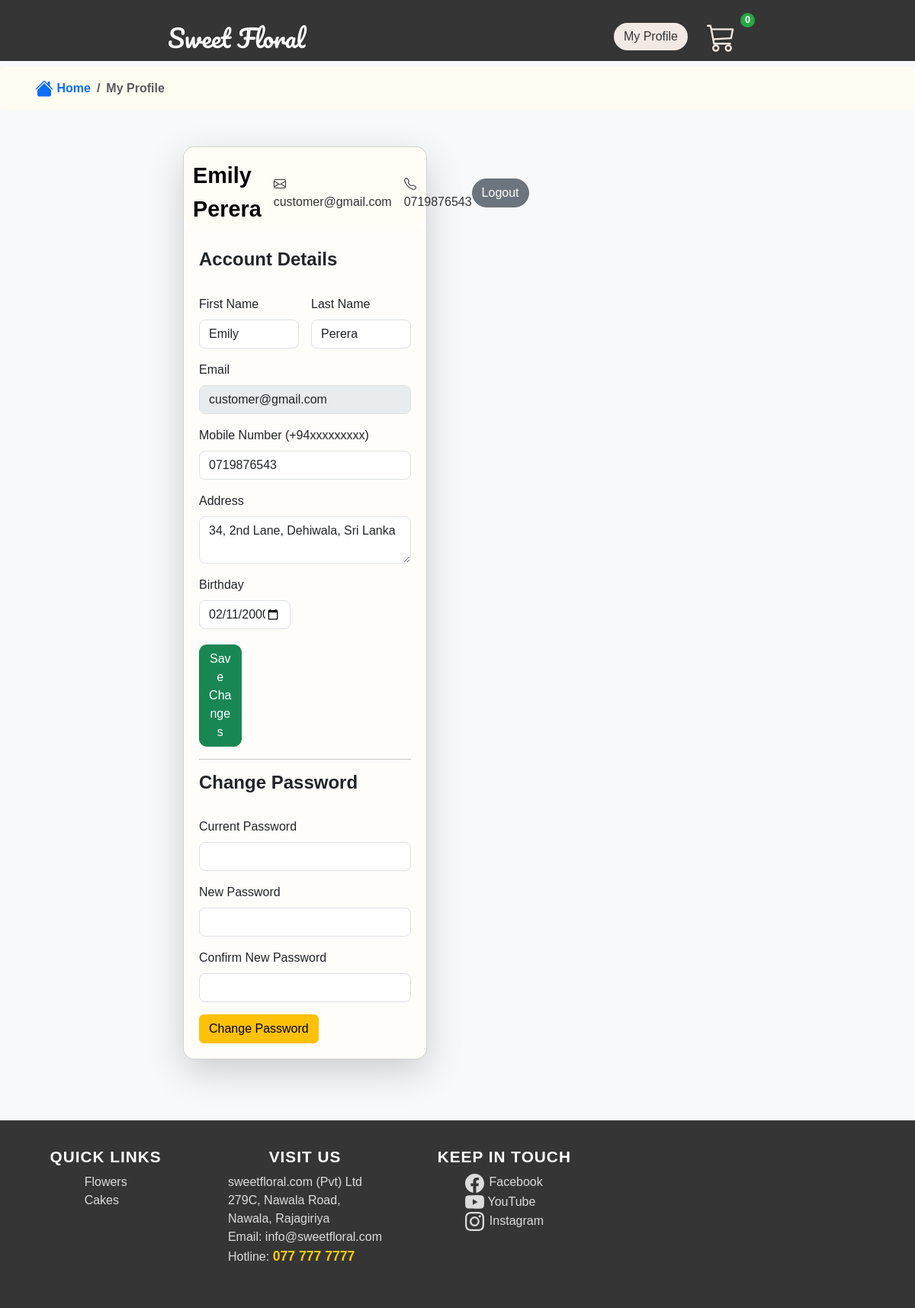
Screenshot of /myprofile.php (signed in) with the database file from the repository.
### tables this page shows
CREATE TABLE `customer` (
  `email` varchar(200) NOT NULL,
  `first_name` varchar(50) DEFAULT NULL,
  `last_name` varchar(50) DEFAULT NULL,
  `phone_no` varchar(12) DEFAULT NULL,
  `address` varchar(400) DEFAULT NULL,
  `birthday` date DEFAULT NULL
);

### myprofile.php (the view, shortened to what this page needs)
<?php
include 'conn.php';
$user_email = $_SESSION['user_email'];
$query = "SELECT * FROM customer WHERE email = ?";
$stmt = $conn->prepare($query);
$stmt->bind_param("s", $user_email);
$stmt->execute();
$result = $stmt->get_result();
if ($result->num_rows > 0) {
    $user = $result->fetch_assoc();
} else {
    die("User not found!");
}
?>
<!DOCTYPE html>
<html lang="en">
<head>
    <link rel="stylesheet" href="https://cdn.jsdelivr.net/npm/bootstrap@5.3.0/dist/css/bootstrap.min.css">
    <link rel="stylesheet" href="myprofile.css">
</head>
<body>
    <?php include 'navbar.php'; ?>
    <nav aria-label="breadcrumb" style="margin-top: 2.3vh;">
        <ol class="breadcrumb p-3 rounded" style="background-color: #fffcf2; font-weight: bold;">
            <li class="breadcrumb-item" style="padding: 0 0 0 2.5vw;">
                <a href="index.php" class="text-decoration-none text-primary">
                    Home
                </a>
            </li>
            <li class="breadcrumb-item active" aria-current="page">
                My Profile
            </li>
        </ol>
    </nav>
            <div class="container mt-5" style="padding:0 20vw; margin:30vh 0 10vh 0;">
                <div class="card shadow-lg">
                <div class="card-header d-flex justify-content-between align-items-center" style="padding: 2vh 1vw 0 1vw;">
            <div class="d-flex align-items-center">
                <div id="myname" class="me-3">
                    <?php echo htmlspecialchars($user['first_name']) . " " . htmlspecialchars($user['last_name']); ?>
                </div>
                <div id="myemail" class="me-3">
                    <?php echo htmlspecialchars($user['email']); ?>
                </div>
                <div id="myphone">
                    <?php echo htmlspecialchars($user['phone_no']); ?>
                </div>
            </div>
            <a href="logout.php" style="display: inline-block;">
                <button type="button" class="btn btn-secondary" style="border-radius: 20px;">Logout</button>
            </a>
        </div>
            <div class="card-body">
                <h4 class="mb-3">Account Details</h4>
                <form method="POST">
                    <div class="row g-3">
                        <div class="col-md-6">
                            <label for="firstName" class="form-label">First Name</label>
                            <input type="text" class="form-control" id="firstName" name="first_name" value="<?php echo htmlspecialchars($user['first_name']); ?>" required>
                        </div>
                        <div class="col-md-6">
                            <label for="lastName" class="form-label">Last Name</label>
                            <input type="text" class="form-control" id="lastName" name="last_name" value="<?php echo htmlspecialchars($user['last_name']); ?>" required>
                        </div>
                        <div class="col-md-12">
                            <label for="email" class="form-label">Email</label>
                            <input type="email" class="form-control" id="email" name="email" value="<?php echo htmlspecialchars($user['email']); ?>" disabled>
                        </div>
                        <div class="col-md-12">
                            <label for="phone" class="form-label">Mobile Number (+94xxxxxxxxx)</label>
                            <input type="tel" class="form-control" id="phone" name="phone" value="<?php echo htmlspecialchars($user['phone_no']); ?>" required>
                        </div>
                        <div class="col-md-12">
                            <label for="address" class="form-label">Address</label>
                            <textarea class="form-control" id="address" name="address" rows="2" required><?php echo htmlspecialchars($user['address']); ?></textarea>
                        </div>
                        <div class="col-md-6">
                            <label for="dob" class="form-label">Birthday</label>
                            <input type="date" class="form-control" id="dob" name="birthday" style="width: 10vw;" value="<?php echo htmlspecialchars($user['birthday']); ?>" required>
                        </div>
                    </div>
                    <div class="">
                        <button type="submit" class="btn btn-success">Save Changes</button>
                    </div>
                </form>
                <hr>
                <h4 class="mb-3">Change Password</h4>
                <form method="POST">
                    <div class="row g-3">
                        <div class="col-md-12">
                            <label for="currentPassword" class="form-label">Current Password</label>
                            <input type="password" class="form-control" id="currentPassword" name="current_password" required>
                        </div>
                        <div class="col-md-12">
                            <label for="newPassword" class="form-label">New Password</label>
                            <input type="password" class="form-control" id="newPassword" name="new_password" required>
                        </div>
                        <div class="col-md-12">
                            <label for="confirmPassword" class="form-label">Confirm New Password</label>
                            <input type="password" class="form-control" id="confirmPassword" name="confirm_password" required>
                        </div>
                    </div>
                    <div class="">
                        <button type="submit" class="btn btn-warning mt-3">Change Password</button>
                    </div>
                </form>
            </div>
        </div>
    </div>
</body>
</html>

### myprofile.css (style rules this page uses)
body { background-color: #f8f9fa; font-family: Arial, sans-serif; }
.container { max-width: 800px; margin: auto; padding: 20px; }
.card { border-radius: 15px; box-shadow: 0 8px rgba(0, 0, 0, 0.1); }
.card-header:first-child { border-radius: 15px; }
.card-header { background-color: #fffdf6; color: #333; border-bottom: #ddd; }
.card-body { padding: 20px; background-color: #fffdfa; border-radius: 15px; }
.row.g-3 { margin-top: 15px; font-family:Arial, Helvetica, sans-serif; }
.form-control { border-radius: 8px; }
.btn-success { width: 20%; font-size: 16px; border-radius: 10px; text-align: center; margin-top: 20px; }
h4 { font-weight: bold; margin-top: 10px; }
.shadow-lg { box-shadow: 0px 5px 10px rgba(0, 0, 0, 0.15); font-family: Arial, Helvetica, sans-serif; }
#myname { font-size: 1.8rem; font-weight: bold; text-align: left; color: black; }

### navbar.css (style rules this page uses)
button { font-weight: bold; }
body { padding-top: 70px; max-width: 100%; overflow-x: hidden; }

### footer.css (style rules this page uses)
.footer { background-color: #353535; color: #dcdcdc; padding: 2vh 0 4.3vh 0; width: 100vw; }
.footer .container { margin: 0vh 0; }
.footer h5 { color: #ffffff; font-size: 1.3rem; font-weight: bold; text-transform: uppercase; letter-spacing: 1px; }
.footer a { color: #dcdcdc; font-size: 1rem; text-decoration: none; transition: color 0.3s, transform 0.3s; }
.footer .row { display: flex; height: fit-content; }
.footer .col-md-4 { display: flex; align-items: center; flex-direction: column; }
.footer .hotline { font-size: 1.1rem; font-weight: bold; color: #ffcc00; }

### rows the page displays
customer: first_name "Emily", last_name "Perera", email "customer@gmail.com", phone_no "0719876543", phone "0719876543", address "34, 2nd Lane, Dehiwala, Sri Lanka", birthday "02/11/2000"
